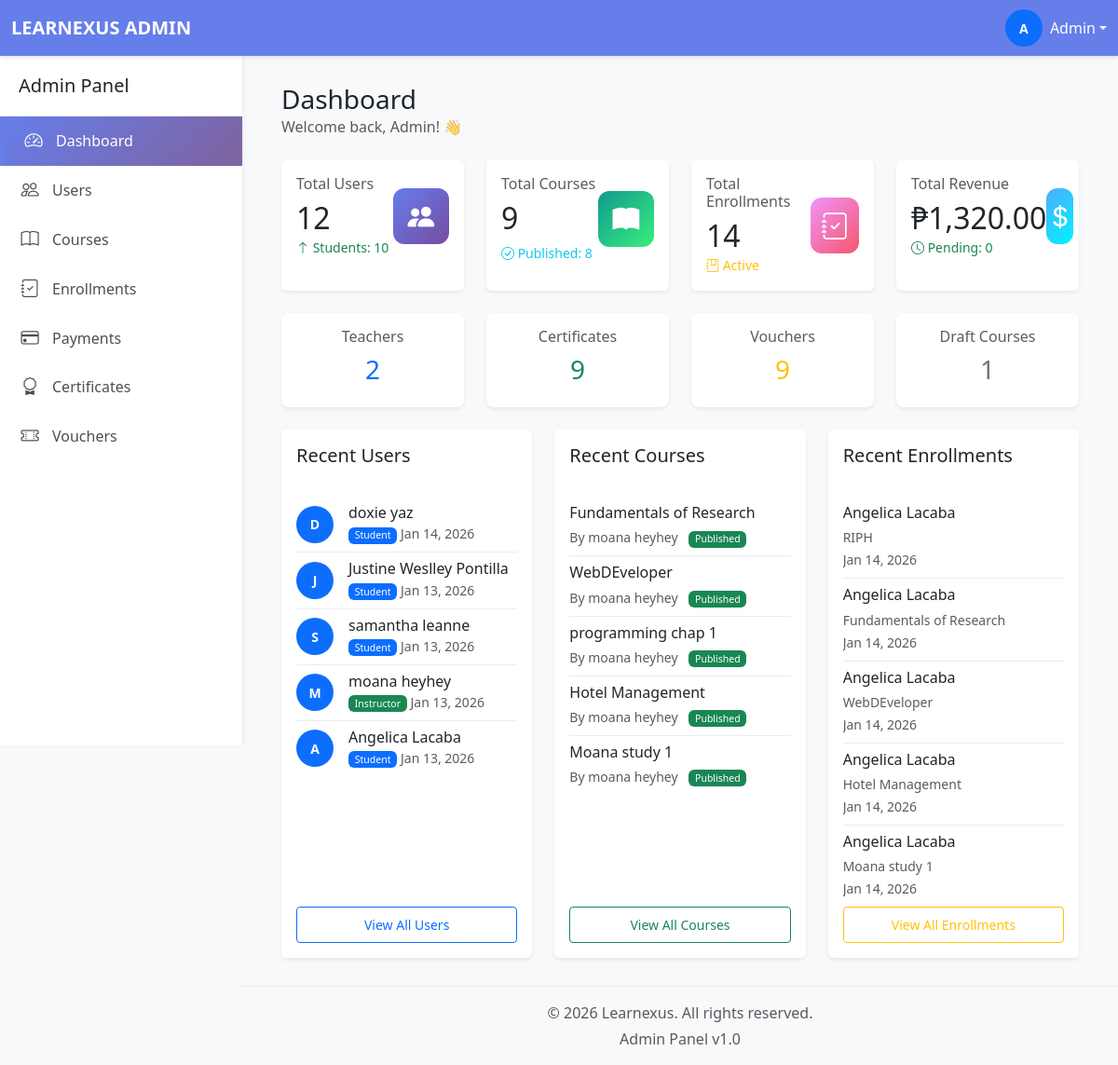
The app's page /admin/dashboard.php (signed in) with its own data.
### tables this page shows
CREATE TABLE `users` (
  `userID` int(11) NOT NULL,
  `email` varchar(255) NOT NULL,
  `passwordHash` varchar(255) NOT NULL,
  `firstName` varchar(100) NOT NULL,
  `lastName` varchar(100) NOT NULL,
  `middleInitial` varchar(5) NOT NULL,
  `phone` varchar(20) DEFAULT NULL,
  `avatar` varchar(255) DEFAULT NULL,
  `phoneVerified` tinyint(1) DEFAULT 0,
  `emailVerified` tinyint(1) DEFAULT 0,
  `role` enum('student','instructor','admin') DEFAULT 'student',
  `status` enum('active','inactive','suspended') DEFAULT 'active',
  `createdAt` timestamp NOT NULL DEFAULT current_timestamp(),
  `studentNumber` varchar(50) DEFAULT NULL,
  `teacherNumber` varchar(50) DEFAULT NULL
);

CREATE TABLE `courses` (
  `courseID` int(11) NOT NULL,
  `teacherID` int(11) NOT NULL,
  `title` varchar(255) NOT NULL,
  `description` text DEFAULT NULL,
  `price` decimal(10,2) DEFAULT 0.00,
  `category` varchar(100) DEFAULT NULL,
  `status` enum('draft','published','archived') DEFAULT 'draft',
  `passingScore` int(11) DEFAULT 70,
  `createdAt` timestamp NOT NULL DEFAULT current_timestamp()
);

CREATE TABLE `enrollments` (
  `enrollmentID` int(11) NOT NULL,
  `userID` int(11) NOT NULL,
  `courseID` int(11) NOT NULL,
  `paymentID` int(11) DEFAULT NULL,
  `progressPercentage` decimal(5,2) DEFAULT 0.00,
  `enrolledAt` timestamp NOT NULL DEFAULT current_timestamp(),
  `completedAt` timestamp NULL DEFAULT NULL,
  `status` enum('active','completed','dropped','pending') DEFAULT 'active'
);

### admin/dashboard.php (the view, shortened to what this page needs)
<?php
require_once '../database/db_connect.php';
try {
    $stmt = $conn->query("SELECT role, COUNT(*) as count FROM users GROUP BY role");
    $userStats = $stmt->fetchAll(PDO::FETCH_KEY_PAIR);
    $totalStudents = $userStats['student'] ?? 0;
    $totalTeachers = $userStats['instructor'] ?? 0;
    $totalUsers = $totalStudents + $totalTeachers;
    $stmt = $conn->query("SELECT status, COUNT(*) as count FROM courses GROUP BY status");
    $courseStats = $stmt->fetchAll(PDO::FETCH_KEY_PAIR);
    $publishedCourses = $courseStats['published'] ?? 0;
    $draftCourses = $courseStats['draft'] ?? 0;
    $archivedCourses = $courseStats['archived'] ?? 0;
    $totalCourses = $publishedCourses + $draftCourses + $archivedCourses;
    $stmt = $conn->query("SELECT COUNT(*) FROM enrollments");
    $totalEnrollments = $stmt->fetchColumn();
    $stmt = $conn->query("SELECT SUM(amount) FROM payments WHERE status = 'completed'");
    $totalRevenue = $stmt->fetchColumn() ?? 0;
    $stmt = $conn->query("SELECT COUNT(*) FROM payments WHERE status = 'pending'");
    $pendingPayments = $stmt->fetchColumn();
    $stmt = $conn->query("SELECT COUNT(*) FROM certificates");
    $totalCertificates = $stmt->fetchColumn();
    $stmt = $conn->query("SELECT COUNT(*) as total, SUM(isUsed) as used FROM vouchers");
    $voucherStats = $stmt->fetch();
    $totalVouchers = $voucherStats['total'] ?? 0;
    $stmt = $conn->query("SELECT userID, firstName, lastName, role, createdAt FROM users ORDER BY createdAt DESC LIMIT 5");
    $recentUsers = $stmt->fetchAll(PDO::FETCH_ASSOC);
    $stmt = $conn->query("
        SELECT c.courseID, c.title, c.status, c.createdAt, u.firstName, u.lastName
        FROM courses c
        JOIN users u ON c.teacherID = u.userID
        ORDER BY c.createdAt DESC
        LIMIT 5
    ");
    $recentCourses = $stmt->fetchAll(PDO::FETCH_ASSOC);
    $stmt = $conn->query("
        SELECT e.enrollmentID, e.enrolledAt, u.firstName, u.lastName, c.title
        FROM enrollments e
        JOIN users u ON e.userID = u.userID
        JOIN courses c ON e.courseID = c.courseID
        ORDER BY e.enrolledAt DESC
        LIMIT 5
    ");
    $recentEnrollments = $stmt->fetchAll(PDO::FETCH_ASSOC);
} catch (PDOException $e) {
    error_log("Dashboard Error: " . $e->getMessage());
}
include 'includes/header.php';
include 'includes/sidebar.php';
?>
<div class="main-content">
    <div class="container-fluid">
        <div class="d-flex justify-content-between align-items-center mb-4">
            <div>
                <h1 class="h3 mb-0">Dashboard</h1>
                <p class="text-muted mb-0">Welcome back, <?php echo htmlspecialchars($_SESSION['first_name']); ?>! 👋</p>
            </div>
        </div>
        <div class="row g-4 mb-4">
            <div class="col-xl-3 col-md-6">
                <div class="card stat-card border-0 shadow-sm h-100">
                    <div class="card-body">
                        <div class="d-flex justify-content-between align-items-center">
                            <div>
                                <h6 class="text-muted mb-2">Total Users</h6>
                                <h2 class="mb-0"><?php echo number_format($totalUsers); ?></h2>
                                <small class="text-success">
                                    <i class="bi bi-arrow-up"></i> Students: <?php echo $totalStudents; ?>
                                </small>
                            </div>
                            <div class="stat-icon bg-primary">
                                <i class="bi bi-people-fill"></i>
                            </div>
                        </div>
                    </div>
                </div>
            </div>
            <div class="col-xl-3 col-md-6">
                <div class="card stat-card border-0 shadow-sm h-100">
                    <div class="card-body">
                        <div class="d-flex justify-content-between align-items-center">
                            <div>
                                <h6 class="text-muted mb-2">Total Courses</h6>
                                <h2 class="mb-0"><?php echo number_format($totalCourses); ?></h2>
                                <div class="d-flex gap-2 justify-content-start align-items-center mt-2">
                                    <small class="text-info">
                                        <i class="bi bi-check-circle"></i> Published: <?php echo $publishedCourses; ?>
                                    </small>
                                </div>
                            </div>
                            <div class="stat-icon bg-success">
                                <i class="bi bi-book-fill"></i>
                            </div>
                        </div>
                    </div>
                </div>
            </div>
            <div class="col-xl-3 col-md-6">
                <div class="card stat-card border-0 shadow-sm h-100">
                    <div class="card-body">
                        <div class="d-flex justify-content-between align-items-center">
                            <div>
                                <h6 class="text-muted mb-2">Total Enrollments</h6>
                                <h2 class="mb-0"><?php echo number_format($totalEnrollments); ?></h2>
                                <small class="text-warning">
                                    <i class="bi bi-journal-bookmark"></i> Active
                                </small>
                            </div>
                            <div class="stat-icon bg-warning">
                                <i class="bi bi-journal-check"></i>
                            </div>
                        </div>
                    </div>
                </div>
            </div>
            <div class="col-xl-3 col-md-6">
                <div class="card stat-card border-0 shadow-sm h-100">
                    <div class="card-body">
                        <div class="d-flex justify-content-between align-items-center">
                            <div>
                                <h6 class="text-muted mb-2">Total Revenue</h6>
                                <h2 class="mb-0">₱<?php echo number_format($totalRevenue, 2); ?></h2>
                                <small class="text-success">
                                    <i class="bi bi-clock"></i> Pending: <?php echo $pendingPayments; ?>
                                </small>
                            </div>
                            <div class="stat-icon bg-info">
                                <i class="bi bi-currency-dollar"></i>
                            </div>
                        </div>
                    </div>
                </div>
            </div>
        </div>
        <div class="row g-4 mb-4">
            <div class="col-xl-3 col-md-6">
                <div class="card border-0 shadow-sm hover-stat">
                    <div class="card-body text-center">
                        <h6 class="text-muted">Teachers</h6>
                        <h3 class="text-primary"><?php echo number_format($totalTeachers); ?></h3>
                    </div>
                </div>
            </div>
            <div class="col-xl-3 col-md-6">
                <div class="card border-0 shadow-sm hover-stat">
                    <div class="card-body text-center">
                        <h6 class="text-muted">Certificates</h6>
                        <h3 class="text-success"><?php echo number_format($totalCertificates); ?></h3>
                    </div>
                </div>
            </div>
            <div class="col-xl-3 col-md-6">
                <div class="card border-0 shadow-sm hover-stat">
                    <div class="card-body text-center">
                        <h6 class="text-muted">Vouchers</h6>
                        <h3 class="text-warning"><?php echo number_format($totalVouchers); ?></h3>
                    </div>
                </div>
            </div>
            <div class="col-xl-3 col-md-6">
                <div class="card border-0 shadow-sm hover-stat">
                    <div class="card-body text-center">
                        <h6 class="text-muted">Draft Courses</h6>
                        <h3 class="text-secondary"><?php echo number_format($draftCourses); ?></h3>
                    </div>
                </div>
            </div>
        </div>
        <div class="row g-4">
            <div class="col-md-4 col-12">
                <div class="card border-0 shadow-sm h-100">
                    <div class="card-header bg-white border-0 py-3">
                        <h5 class="mb-0">Recent Users</h5>
                    </div>
                    <div class="card-body d-flex flex-column">
                        <div class="flex-grow-1 overflow-auto">
                            <div class="list-group list-group-flush">
                                <?php if (empty($recentUsers)): ?>
                                    <p class="text-muted">No recent users</p>
                                <?php else: ?>
                                    <?php foreach ($recentUsers as $user): ?>
                                        <div class="list-group-item px-0">
                                            <div class="d-flex align-items-center">
                                                <div class="avatar-sm bg-primary text-white rounded-circle d-flex align-items-center justify-content-center me-3">
                                                    <?php echo strtoupper(substr($user['firstName'], 0, 1)); ?>
                                                </div>
                                                <div class="flex-grow-1">
                                                    <h6 class="mb-0"><?php echo htmlspecialchars($user['firstName'] . ' ' . $user['lastName']); ?></h6>
                                                    <small class="text-muted">
                                                        <span class="badge bg-<?php echo $user['role'] === 'student' ? 'primary' : 'success'; ?>">
                                                            <?php echo ucfirst($user['role']); ?>
                                                        </span>
                                                        <?php echo date('M d, Y', strtotime($user['createdAt'])); ?>
                                                    </small>
                                                </div>
                                            </div>
                                        </div>
                                    <?php endforeach; ?>
                                <?php endif; ?>
                            </div>
                        </div>
                        <a href="users.php" class="btn btn-sm btn-outline-primary w-100 mt-3 mt-auto">View All Users</a>
                    </div>
                </div>
            </div>
            <div class="col-md-4 col-12">
                <div class="card border-0 shadow-sm h-100">
                    <div class="card-header bg-white border-0 py-3">
                        <h5 class="mb-0">Recent Courses</h5>
                    </div>
                    <div class="card-body d-flex flex-column">
                        <div class="flex-grow-1 overflow-auto">
                            <div class="list-group list-group-flush">
                                <?php if (empty($recentCourses)): ?>
                                    <p class="text-muted">No recent courses</p>
                                <?php else: ?>
                                    <?php foreach ($recentCourses as $course): ?>
                                        <div class="list-group-item px-0">
                                            <h6 class="mb-1"><?php echo htmlspecialchars($course['title']); ?></h6>
                                            <small class="text-muted">
                                                By <?php echo htmlspecialchars($course['firstName'] . ' ' . $course['lastName']); ?>
                                                <span class="badge bg-<?php
                                                    echo $course['status'] === 'published' ? 'success' :
                                                        ($course['status'] === 'draft' ? 'warning' : 'secondary');
                                                ?> ms-2">
                                                    <?php echo ucfirst($course['status']); ?>
                                                </span>
                                            </small>
                                        </div>
                                    <?php endforeach; ?>
                                <?php endif; ?>
                            </div>
                        </div>
                        <a href="courses.php" class="btn btn-sm btn-outline-success w-100 mt-3 mt-auto">View All Courses</a>
                    </div>
                </div>
            </div>
            <div class="col-md-4 col-12">
                <div class="card border-0 shadow-sm h-100">
                    <div class="card-header bg-white border-0 py-3">
                        <h5 class="mb-0">Recent Enrollments</h5>
                    </div>
                    <div class="card-body d-flex flex-column">
                        <div class="flex-grow-1 overflow-auto">
                            <div class="list-group list-group-flush">
                                <?php if (empty($recentEnrollments)): ?>
                                    <p class="text-muted">No recent enrollments</p>
                                <?php else: ?>
                                    <?php foreach ($recentEnrollments as $enrollment): ?>
                                        <div class="list-group-item px-0">
                                            <h6 class="mb-1"><?php echo htmlspecialchars($enrollment['firstName'] . ' ' . $enrollment['lastName']); ?></h6>
                                            <small class="text-muted">
                                                <?php echo htmlspecialchars($enrollment['title']); ?>
                                                <br>
                                                <?php echo date('M d, Y', strtotime($enrollment['enrolledAt'])); ?>
                                            </small>
                                        </div>
                                    <?php endforeach; ?>
                                <?php endif; ?>
                            </div>
                        </div>
                        <a href="enrollments.php" class="btn btn-sm btn-outline-warning w-100 mt-3 mt-auto">View All Enrollments</a>
                    </div>
                </div>
            </div>
        </div>
    </div>
</div>
<?php include 'includes/footer.php'; ?>

### records on screen
users: firstName "D", firstName+lastName "doxie yaz", role "Student", createdAt "Jan 14, 2026"
users: firstName "J", firstName+lastName "Justine Weslley Pontilla", role "Student", createdAt "Jan 13, 2026"
users: firstName "S", firstName+lastName "samantha leanne", role "Student", createdAt "Jan 13, 2026"
users: firstName "M", firstName+lastName "moana heyhey", role "Instructor", createdAt "Jan 13, 2026"
users: firstName "A", firstName+lastName "Angelica Lacaba", role "Student", createdAt "Jan 13, 2026"
courses: title "Fundamentals of Research", teacherID.lastName "moana heyhey", status "Published"
courses: title "WebDEveloper", teacherID.lastName "moana heyhey", status "Published"
courses: title "programming chap 1", teacherID.lastName "moana heyhey", status "Published"
courses: title "Hotel Management", teacherID.lastName "moana heyhey", status "Published"
courses: title "Moana study 1", teacherID.lastName "moana heyhey", status "Published"
enrollments: userID.lastName "Angelica Lacaba", courseID.title "RIPH", enrolledAt "Jan 14, 2026"
enrollments: userID.lastName "Angelica Lacaba", courseID.title "Fundamentals of Research", enrolledAt "Jan 14, 2026"
enrollments: userID.lastName "Angelica Lacaba", courseID.title "WebDEveloper", enrolledAt "Jan 14, 2026"
enrollments: userID.lastName "Angelica Lacaba", courseID.title "Hotel Management", enrolledAt "Jan 14, 2026"
enrollments: userID.lastName "Angelica Lacaba", courseID.title "Moana study 1", enrolledAt "Jan 14, 2026"

### other values on screen
substr($_SESSION['first_name'], 0, 1) "A"
$_SESSION['first_name'] "Admin"
$totalUsers "12"
$totalStudents "10"
$totalCourses "9"
$publishedCourses "8"
$totalEnrollments "14"
$totalRevenue "1,320.00"
$pendingPayments "0"
$totalTeachers "2"
$totalCertificates "9"
$totalVouchers "9"
$draftCourses "1"
